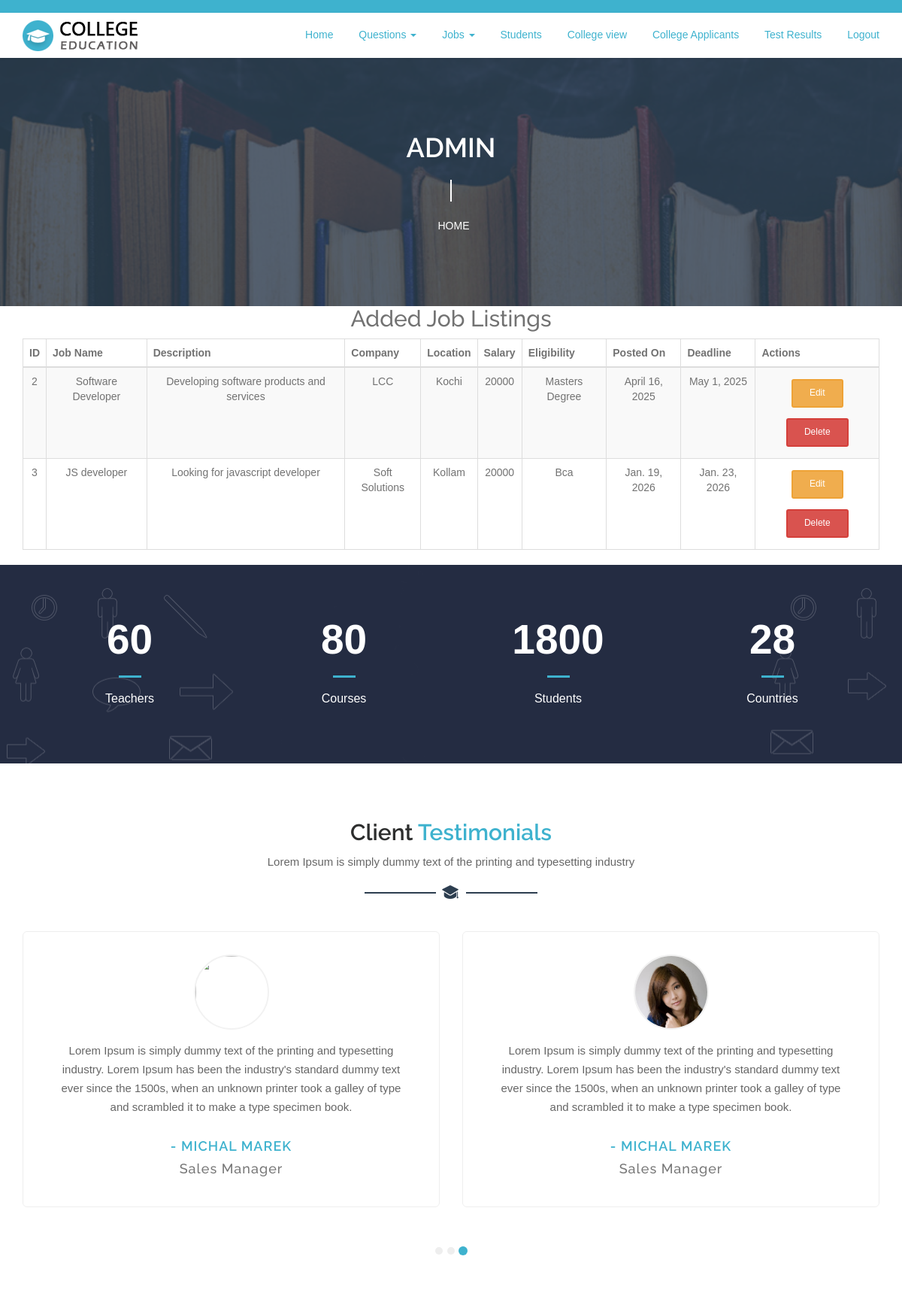
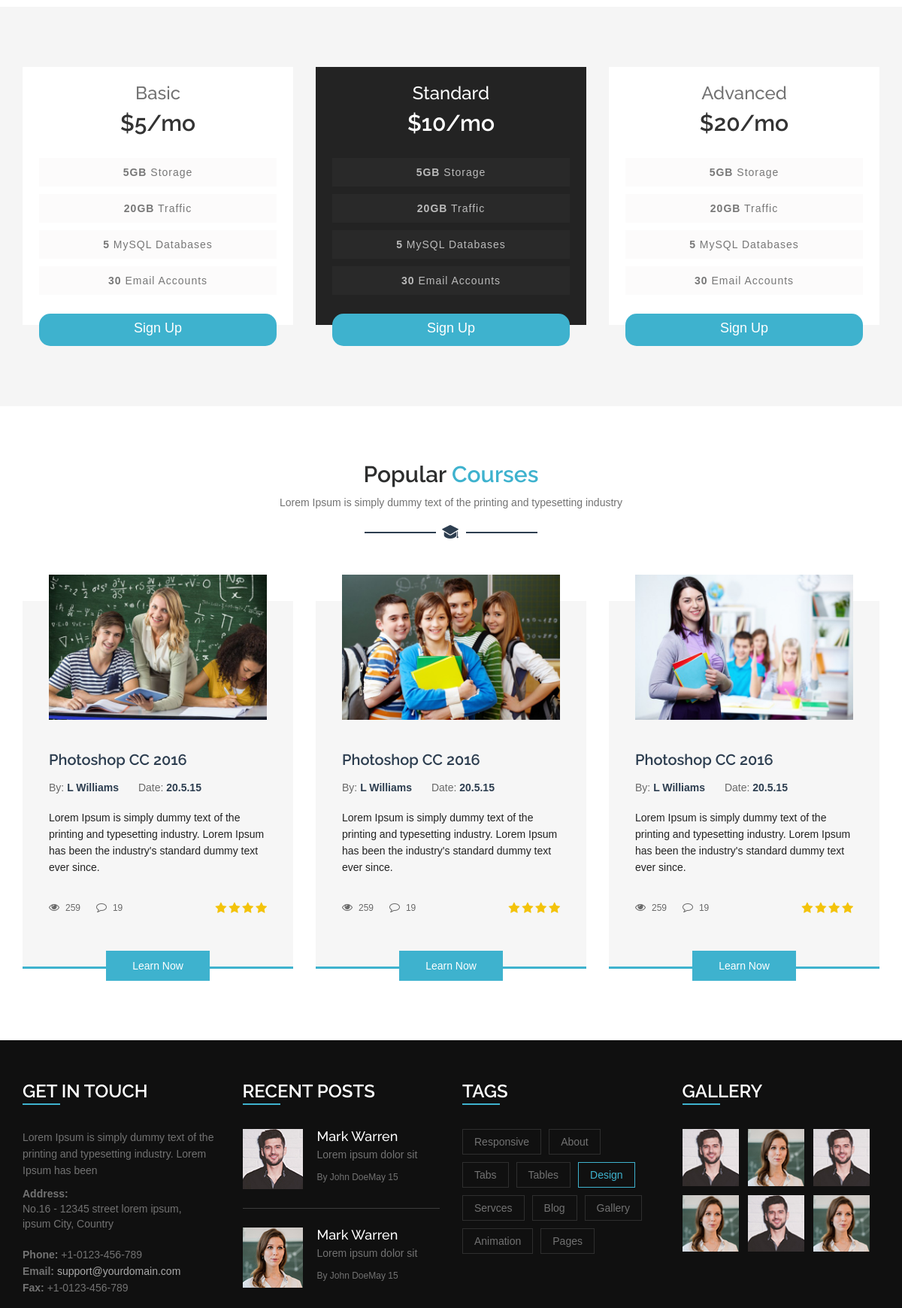
/show_jobs (upper part), run on the app's committed database (2 pictures, top to bottom).
### myapp/models.py (models this page shows)
class Jobs(models.Model):
    name = models.CharField(
        max_length=100,
        null=True
    )
    description = models.CharField(
        max_length=100,
        null=True
    )
    company_name = models.CharField(
        max_length=100,
        null=True
    )
    location = models.CharField(
        max_length=100,
        null=True
    )
    salary = models.CharField(
        max_length=50,
        null=True
    )
    eligibility_criteria = models.CharField(
        max_length=100,
        null=True
    )
    created_at = models.DateField(
        auto_now_add=True
    )
    application_deadline = models.DateField(
        null=True,
        blank=True
    )

### myapp/views.py (the view)
def show_jobs(request):
    jobs = Jobs.objects.all()
    return render(
        request,
        "admin/show_jobs.html",
        {"jobs": jobs}
    )

### templates/admin/show_jobs.html (shortened to what this page needs)
{% extends 'admin/common.html' %}
{% load static %}
{% block content %}
<main class="container mt-5">
    <h2 class="text-center mb-4">Added Job Listings</h2>
    <table class="table table-bordered table-hover table-striped">
        <thead class="thead-dark">
            <tr class="text-center">
                <th>ID</th>
                <th>Job Name</th>
                <th>Description</th>
                <th>Company</th>
                <th>Location</th>
                <th>Salary</th>
                <th>Eligibility</th>
                <th>Posted On</th>
                <th>Deadline</th>
                <th>Actions</th>
            </tr>
        </thead>
        <tbody>
            {% for job in jobs %}
            <tr class="text-center">
                <td>{{ job.id }}</td>
                <td>{{ job.name }}</td>
                <td>{{ job.description }}</td>
                <td>{{ job.company_name }}</td>
                <td>{{ job.location }}</td>
                <td>{{ job.salary }}</td>
                <td>{{ job.eligibility_criteria }}</td>
                <td>{{ job.created_at }}</td>
                <td>{{ job.application_deadline }}</td>
                <td>
                    <a href="{% url 'edit_job' job.id %}" class="btn btn-sm btn-warning">Edit</a>
                    <a href="{% url 'delete_job' job.id %}" class="btn btn-sm btn-danger">Delete</a>
                </td>
            </tr>
            {% empty %}
            <tr>
                <td colspan="11" class="text-center">No jobs added yet.</td>
            </tr>
            {% endfor %}
        </tbody>
    </table>
</main>
{% endblock %}

### static/css/style.css (style rules this page uses)
* { margin: 0; padding: 0; }
body { font-family: 'Open Sans', sans-serif; font-size: 14px; line-height: 1.57143; font-weight: 400; color: #727272; }
h1, h2, h3, h4, h5, h6 { font-family: 'Raleway', sans-serif; margin-top: 0; }
a { color: #666666; transition: all 0.3s ease 0s; }
a, a:hover, a:active, a:focus { outline: none; text-decoration: none; }
.btn, .btn * { transition: all 0.3s ease 0s; }
.btn { border-width: 2px; margin-bottom: 7px; margin-top: 7px; padding: 7px 22px 9px; z-index: 1; }
body { font-family: Arial; }
* { box-sizing: border-box; }

### data on the page
Jobs: id "2", name "Software Developer", description "Developing software products and services", company_name "LCC", location "Kochi", salary "20000", eligibility_criteria "Masters Degree", created_at "April 16, 2025", application_deadline "May 1, 2025"
Jobs: id "3", name "JS developer", description "Looking for javascript developer", company_name "Soft Solutions", location "Kollam", salary "20000", eligibility_criteria "Bca", created_at "Jan. 19, 2026", application_deadline "Jan. 23, 2026"
